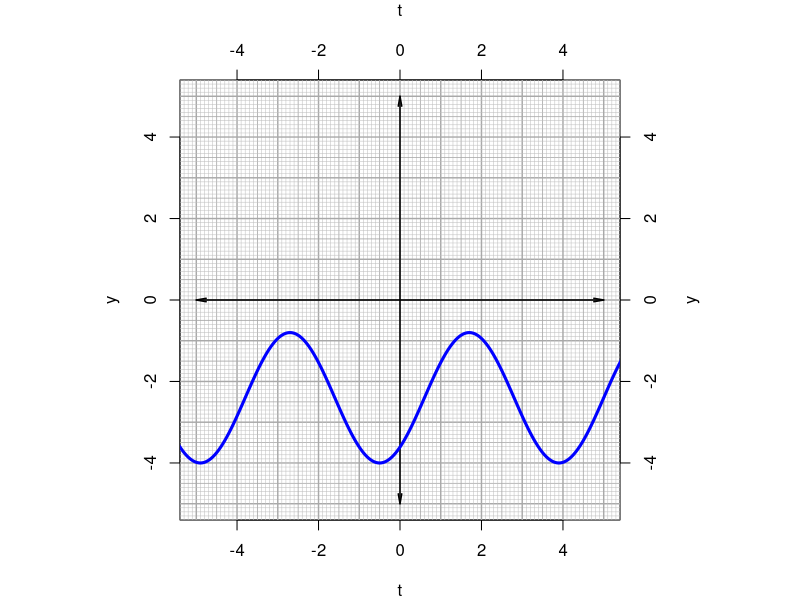
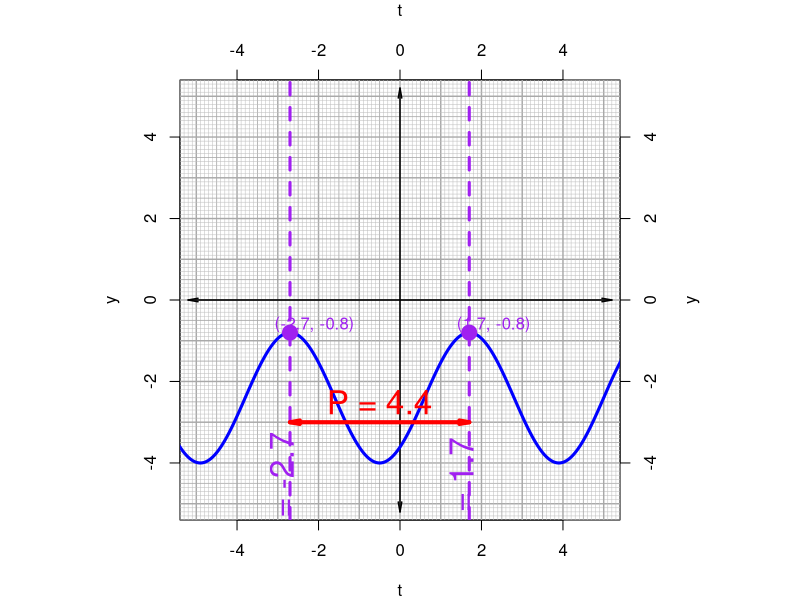

The R source for these figures, in order:
## ---- chunk 1
A = round(runif(1,0.7,4),1)
P = round(runif(1,2,6.6)/4,1)*4
B = 2*pi/P
D = round(runif(1,0.1,4.9-A),1)*sample(c(-1,1),1)
h = round(runif(1,0.1,P),1)
C = h*B
## ---- chunk 2
par(mar=c(4,4,4,4),pty="s")
plot(0,0,type="n",xlim=c(-5,5),ylim=c(-5,5),xlab="t",ylab="y")
axis(3)
axis(4)
mtext("t",3,3)
mtext("y",4,3)
for(i in seq(-6,6,0.1)){
  if(i%%1==0){
    abline(h=i,col="darkgrey",lwd=1.4)
    abline(v=i,col="darkgrey",lwd=1.4)
  } else if(abs(i%%1)==0.5) {
    abline(h=i,col="darkgrey",lwd=0.8)
    abline(v=i,col="darkgrey",lwd=0.8)
  } else {
    abline(h=i,col="grey",lwd=0.5)
    abline(v=i,col="grey",lwd=0.5)
  }
}

arrows(0,-5,0,5,length=0.1,angle=10,code=3,lwd=1.5)
arrows(-5,0,5,0,length=0.1,angle=10,code=3,lwd=1.5)

t = seq(-6,6,0.01)
lines(t,A*sin(B*t+C)+D,lwd=3,col="blue")
## ---- chunk 3
par(mar=c(4,4,4,4),pty="s")
plot(0,0,type="n",xlim=c(-5,5),ylim=c(-5,5),xlab="t",ylab="y")
axis(3)
axis(4)
mtext("t",3,3)
mtext("y",4,3)
for(i in seq(-6,6,0.1)){
  if(i%%1==0){
    abline(h=i,col="darkgrey",lwd=1.4)
    abline(v=i,col="darkgrey",lwd=1.4)
  } else if(abs(i%%1)==0.5) {
    abline(h=i,col="darkgrey",lwd=0.8)
    abline(v=i,col="darkgrey",lwd=0.8)
  } else {
    abline(h=i,col="grey",lwd=0.5)
    abline(v=i,col="grey",lwd=0.5)
  }
}

arrows(0,-5.2,0,5.2,length=0.1,angle=10,code=3,lwd=1.5)
arrows(-5.2,0,5.2,0,length=0.1,angle=10,code=3,lwd=1.5)

t = seq(-6,6,0.01)
lines(t,A*sin(2*pi/P*(t+h))+D,lwd=3,col="blue")

xmas = -h+P/4+P*(-2:2)
xmis = -h+3*P/4+P*(-2:2)
xmas = xmas[abs(xmas)<5]
xmis = xmis[abs(xmis)<5]
if(length(xmas)>1){
  xs = round(xmas,2)
  ys = round(rep(A+D,length(xs)),2)
  for(j in 1:length(xs)){
    text(xs[j]+0.6,ys[j]+0.2,paste0("(",xs[j],", ",ys[j],")"),col="purple",cex=1)
    text(xs[j]-0.2,-4.5,
         paste0("t = ",xs[j],collapse=""),srt=90,cex=2,col="purple")
  }
} else {
  xs = round(xmis,2)
  ys = round(rep(-A+D,length(xs)),2)
  for(j in 1:length(xs)){
    text(xs[j]+0.6,ys[j]-0.2,paste0("(",xs[j],", ",ys[j],")"),col="purple",cex=1)
    text(xs[j]-0.2,-4.5,
         paste0("t = ",xs[j],collapse=""),srt=90,cex=2,col="purple")
  }
}
points(xs,ys,pch=19,col="purple",cex=2)
abline(v=xs,col="purple",lty=2,lwd=3)

arrows(xs[1],-3,xs[2],-3,0.1,10,3,col="red",lwd=4)
text(mean(xs[1:2]),-2.5,paste0("P = ",P,collapse=""),col="red",cex=2)
